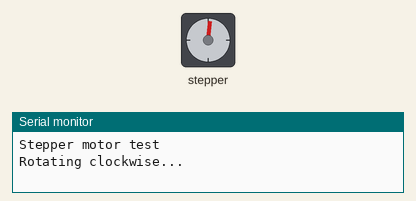
Simulated run of this sketch. Board: Arduino Uno, built with avr-gcc and run on an emulated ATmega328P. Parts: stepper motor, the last lines printed to the serial monitor. Stepper angles assume 200 steps per turn.

Above: at 0.05 s.
At 0.95 s:
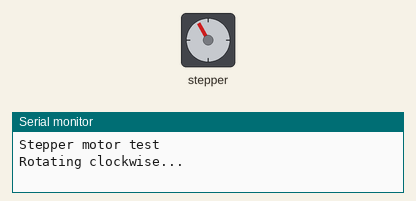
At 2.1 s:
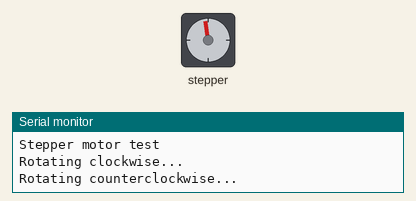
At 3.0 s:
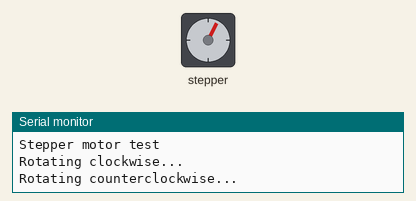
Timing chart, 0 to 5.2 s (numbered marks = the images above):
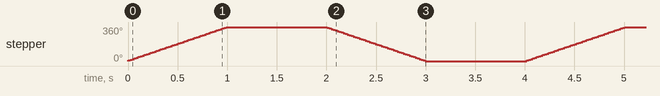

The sketch:

Stepper_motor.ino
```cpp
#include <Stepper.h>

// Define the number of steps per revolution for your motor
const int stepsPerRevolution = 200; // Adjust according to your motor specifications

// Initialize the Stepper library with the motor's pins
// Pins 8, 9, 10, 11 are connected to the stepper driver
Stepper myStepper(stepsPerRevolution, 8, 10, 9, 11);

void setup() {
  // Set the speed of the motor in RPM
  myStepper.setSpeed(60); // Set speed to 60 RPM

  // Initialize Serial communication for debugging
  Serial.begin(9600);
  Serial.println("Stepper motor test");
}

void loop() {
  // Rotate the motor one revolution clockwise
  Serial.println("Rotating clockwise...");
  myStepper.step(stepsPerRevolution);
  delay(1000); // Wait for 1 second

  // Rotate the motor one revolution counterclockwise
  Serial.println("Rotating counterclockwise...");
  myStepper.step(-stepsPerRevolution);
  delay(1000); // Wait for 1 second
}
```

Measured:
- by itself, stepper: turns 360° clockwise in 0.99 s, then 360° counter-clockwise in 0.99 s, repeating every 4.0 s
